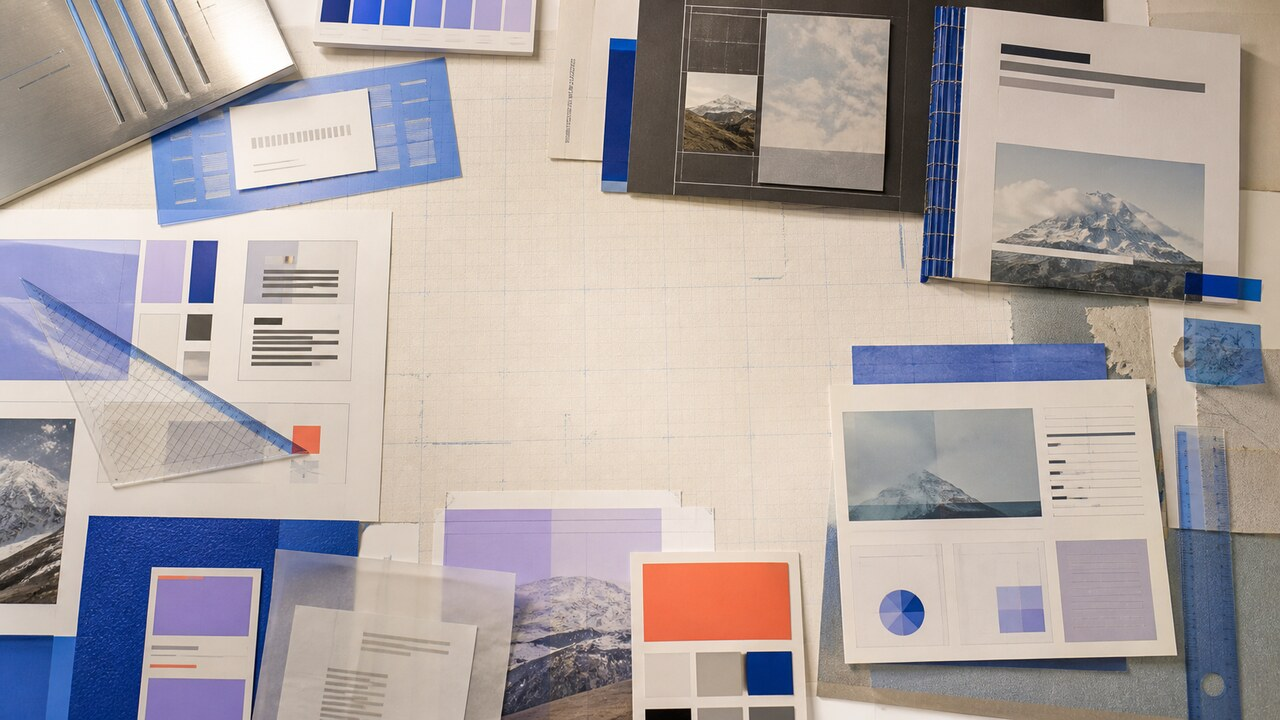
#> input picture showcase/image-rich-deck/assets/creative-system.jpg, 1280 x 720 px
$ python build_showcase_preview.py --input ../showcase/image-rich-deck/assets/creative-system.jpg --output out.png
#> lines starting #> are read from the running program, lines starting #| are printed output that depends on the picture
"""Compose real Office renders into a GitHub-friendly 16:9 preview.

This script never invents product UI. It only arranges PNG pages/slides that
were rendered from the checked-in showcase artifacts.
"""

from __future__ import annotations

import argparse
from pathlib import Path

from PIL import Image, ImageOps

CANVAS = (1600, 900)
BACKGROUND = (8, 19, 36)
CARD = (24, 42, 66)
MARGIN = 42
GAP = 24


def compose_preview(inputs: list[Path], output: Path, columns: int | None = None) -> None:
    if not inputs:
        raise ValueError("at least one input image is required")
    for item in inputs:
        if not item.is_file():
            raise FileNotFoundError(item)

    count = len(inputs)
    columns = columns or (1 if count == 1 else 2 if count <= 4 else 3)
    columns = max(1, min(columns, count))
    rows = (count + columns - 1) // columns
    cell_width = (CANVAS[0] - 2 * MARGIN - (columns - 1) * GAP) // columns
    cell_height = (CANVAS[1] - 2 * MARGIN - (rows - 1) * GAP) // rows

    canvas = Image.new("RGB", CANVAS, BACKGROUND)
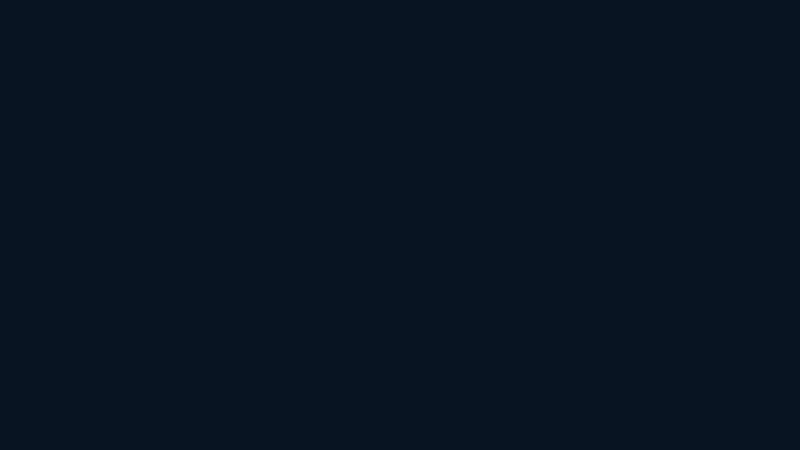
#> canvas: PIL image 1600x900 RGB (shown at 1/2 size); mean R, G, B 8, 19, 36
    for index, source in enumerate(inputs):
        row, column = divmod(index, columns)
        left = MARGIN + column * (cell_width + GAP)
        top = MARGIN + row * (cell_height + GAP)
        card = Image.new("RGB", (cell_width, cell_height), CARD)
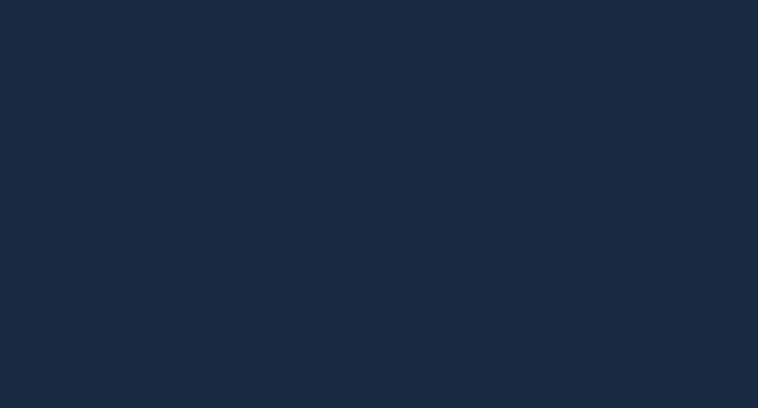
#> card: PIL image 1516x816 RGB (shown at 1/2 size); mean R, G, B 24, 42, 66
        with Image.open(source) as image:
#> image is the input picture: PIL image 1280x720 RGB; mean R, G, B 173.3, 164.1, 163.3
            rendered = ImageOps.contain(
                image.convert("RGB"),
                (cell_width - 20, cell_height - 20),
                Image.Resampling.LANCZOS,
            )
        x = (cell_width - rendered.width) // 2
#> x = 50
        y = (cell_height - rendered.height) // 2
#> y = 10
        card.paste(rendered, (x, y))
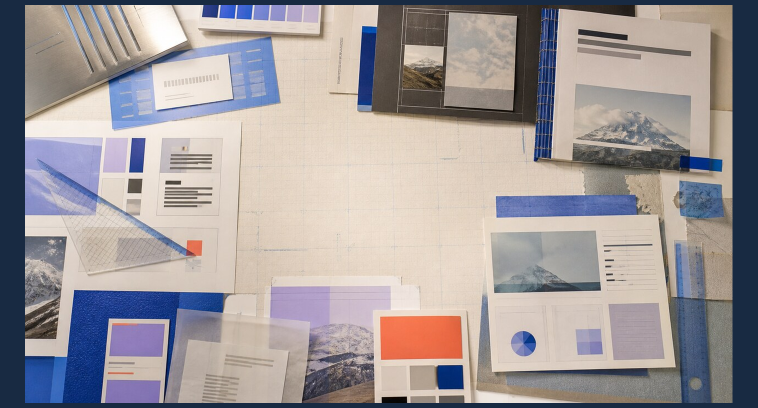
#> card: PIL image 1516x816 RGB (shown at 1/2 size); mean R, G, B 159.9, 153.2, 154.6
        canvas.paste(card, (left, top))
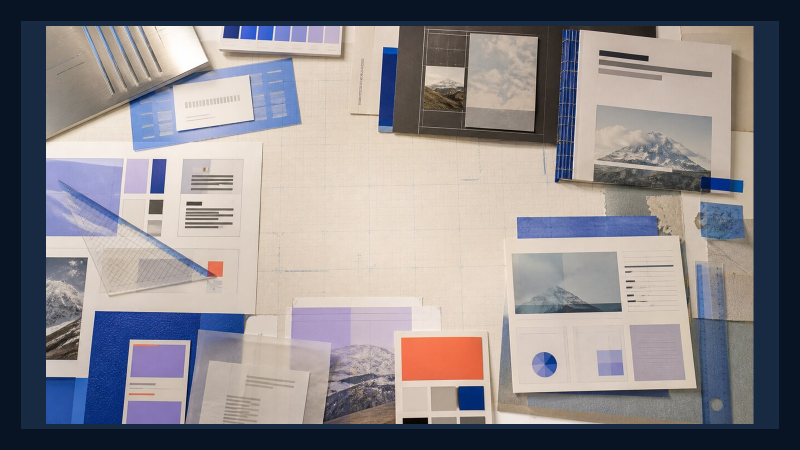
#> canvas: PIL image 1600x900 RGB (shown at 1/2 size); mean R, G, B 138.5, 134.3, 137.9

    output.parent.mkdir(parents=True, exist_ok=True)
    canvas.save(output, "PNG", optimize=True)


def main() -> None:
    parser = argparse.ArgumentParser(description=__doc__)
    parser.add_argument("--input", action="append", type=Path, required=True)
    parser.add_argument("--output", type=Path, required=True)
    parser.add_argument("--columns", type=int)
    args = parser.parse_args()
    compose_preview(args.input, args.output, args.columns)


if __name__ == "__main__":
    main()
